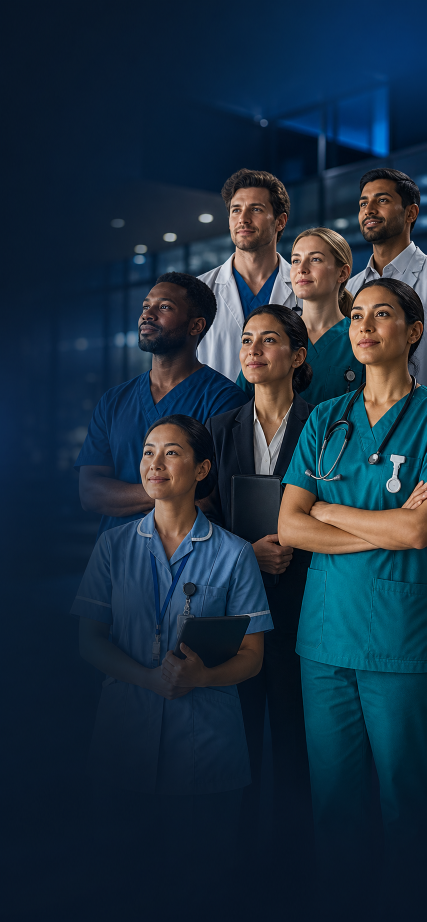
#> input picture AppStoreAssets/source/human-healthcare-background.png, 853 x 1844 px (shown at 1/2 size)
$ python generate_ipad_screenshots.py
#> lines starting #> are read from the running program, lines starting #| are printed output that depends on the picture
from __future__ import annotations

from dataclasses import dataclass
from pathlib import Path
from typing import Iterable

from PIL import Image, ImageDraw, ImageFilter, ImageFont


ROOT = Path(__file__).resolve().parents[1]
IPAD_OUT_DIR = ROOT / "screenshots" / "ipad-13"
IPHONE_OUT_DIR = ROOT / "screenshots" / "iphone-6.5"
SOURCE_BACKGROUND = ROOT / "source" / "human-healthcare-background.png"
FONT_REGULAR = Path("C:/Windows/Fonts/segoeui.ttf")
FONT_BOLD = Path("C:/Windows/Fonts/segoeuib.ttf")
FONT_SEMIBOLD = Path("C:/Windows/Fonts/seguisb.ttf")
SIZE = (2048, 2732)


@dataclass(frozen=True)
class ScreenshotSpec:
    filename: str
    eyebrow: str
    title: str
    subtitle: str
    section: str
    cards: tuple[tuple[str, str, str], ...]
    focus: str
    cta: str
    score: int | None = None


SPECS = [
    ScreenshotSpec(
        "01-dashboard.png",
        "NHS CareerCoach AI",
        "Premium career coaching for NHS applicants.",
        "Track readiness, applications, statements and interview confidence in one polished workspace.",
        "Executive Dashboard",
        (
            ("4", "Active applications", "Two interviews due this month"),
            ("91%", "NHS values mastery", "Compassion, respect, teamwork"),
            ("7", "Supporting statements", "Three ready for export"),
            ("18", "Mock interviews", "Safeguarding and pressure practice"),
        ),
        "AI coaching insight: sharpen STAR results and values reflection before the next interview.",
        "Open Dashboard",
        84,
    ),
    ScreenshotSpec(
        "02-supporting-statement.png",
        "Tailored Applications",
        "Supporting statements with professional polish.",
        "Convert experience notes into NHS-style paragraphs aligned to the person specification.",
        "Statement Builder",
        (
            ("Criteria", "Essential experience mapped", "Communication, accuracy, patient-facing service"),
            ("Tone", "Professional and confident", "Supportive | Direct | Strict | Confidence-building"),
            ("Values", "NHS examples included", "Compassion, respect, improving lives"),
            ("Export", "Premium PDF pack", "Statement, STAR sheet and interview prep"),
        ),
        "Generated draft: clear evidence, measurable impact and authentic healthcare motivation.",
        "Export Premium PDF",
        None,
    ),
    ScreenshotSpec(
        "03-voice-coach.png",
        "Voice Coaching",
        "Speak it. Shape it. Submit with confidence.",
        "Dictate STAR examples and interview answers, then convert them into polished evidence.",
        "Voice Transcript",
        (
            ("Live", "Speech-to-text transcription", "Pause, resume and refine your experience"),
            ("AI", "Polished supporting statement", "Cleaner structure and stronger verbs"),
            ("Score", "Confidence feedback", "Clarity, pacing and structure notes"),
            ("Save", "Reusable evidence bank", "Keep examples for future applications"),
        ),
        "When a patient became anxious, I listened carefully, explained the next steps...",
        "Polish Transcript",
        78,
    ),
    ScreenshotSpec(
        "04-mock-interview.png",
        "Interview Practice",
        "NHS interviews that feel calm and prepared.",
        "Practise values, safeguarding, teamwork, conflict and band-specific questions.",
        "Mock Interview",
        (
            ("Question", "NHS Values", "Tell us about a time you demonstrated compassion under pressure."),
            ("Answer", "STAR response draft", "Situation, task, action, result and reflection"),
            ("Feedback", "Structure and confidence", "Sharper result, fewer filler words, stronger learning"),
            ("Mode", "Rapid-fire practice", "Short focused prompts for momentum"),
        ),
        "Feedback: add a measurable result and connect the reflection to patient care quality.",
        "Start Voice Interview",
        82,
    ),
    ScreenshotSpec(
        "05-nhs-values.png",
        "Values Mastery",
        "Understand NHS values. Answer with credibility.",
        "Build examples around compassion, respect, teamwork, improving lives and quality.",
        "NHS Values Coach",
        (
            ("Compassion", "Patient-aware examples", "Listening, dignity and empathy"),
            ("Respect", "Inclusive communication", "Calm, clear and professional"),
            ("Teamwork", "Escalation and collaboration", "Support colleagues and services"),
            ("Quality", "Reflective practice", "Learning and continuous improvement"),
        ),
        "Coach prompt: turn your real example into a values-led answer with concise reflection.",
        "Practise Values",
        91,
    ),
    ScreenshotSpec(
        "06-star-builder.png",
        "STAR Evidence",
        "Better STAR answers, not memorised scripts.",
        "Structure your situation, task, action and result into concise NHS interview evidence.",
        "STAR Builder",
        (
            ("Situation", "Busy clinic with competing priorities", "Context without over-explaining"),
            ("Task", "Maintain safe flow and communication", "Clear responsibility"),
            ("Action", "Listened, prioritised, documented and escalated", "Professional judgement"),
            ("Result", "Reduced confusion and improved visibility", "Impact and learning"),
        ),
        "AI improves clarity, professionalism, NHS alignment and confidence tone.",
        "Improve STAR Answer",
        None,
    ),
    ScreenshotSpec(
        "07-application-tracker.png",
        "Application Pipeline",
        "Stay organised from draft to interview.",
        "Track NHS applications, statuses, interview dates, reminders and follow-up notes.",
        "Application Tracker",
        (
            ("Drafting", "Healthcare Assistant", "King College Hospital | Band 3"),
            ("Submitted", "Patient Pathway Admin", "UCLH | Band 4"),
            ("Interview", "Junior Analyst", "NHS England | Band 5"),
            ("Reminder", "Follow-up due", "Prepare STAR examples and documents"),
        ),
        "Pipeline insight: two applications need stronger values evidence before submission.",
        "Review Tracker",
        None,
    ),
    ScreenshotSpec(
        "08-readiness-analytics.png",
        "Readiness Analytics",
        "See progress like a premium coaching dashboard.",
        "Understand confidence trends, mock interview performance and weaker competency areas.",
        "Confidence Dashboard",
        (
            ("88", "Interview readiness", "Up 12 points after three mock sessions"),
            ("Strong", "Communication", "Clear examples and calm tone"),
            ("Focus", "Safeguarding", "Use policy-aware escalation language"),
            ("Trend", "Confidence improving", "Voice practice builds fluency"),
        ),
        "Next focus: safeguarding, concise STAR results and reflective practice prompts.",
        "Open Analytics",
        88,
    ),
    ScreenshotSpec(
        "09-career-roadmap.png",
        "Career Progression",
        "Plan your next NHS band with clarity.",
        "Explore role suggestions, band progression roadmaps and CPD prompts.",
        "Career Roadmap",
        (
            ("Band 2-3", "Reliability and safe communication", "Build evidence from day-to-day service"),
            ("Band 4-5", "Autonomy and quality improvement", "Show ownership and prioritisation"),
            ("Band 6-7", "Leadership and service change", "Demonstrate influence and judgement"),
            ("CPD", "Skill gap prompts", "Training ideas and reflective learning"),
        ),
        "Career insight: strengthen leadership examples before targeting the next band.",
        "View Roadmap",
        None,
    ),
    ScreenshotSpec(
        "10-premium-paywall.png",
        "Included Access",
        "Career coaching tools, no purchase required.",
        "This submitted build includes the visible coaching workflows for review and user evaluation.",
        "Included Tools",
        (
            ("Access", "Included", "No digital purchase is sold in this build"),
            ("Local AI", "On-device workflow", "Drafts and answers stay local by default"),
            ("Voice", "Apple permission", "Speech-to-text only when the user chooses"),
            ("Privacy", "Clear disclosure", "No developer AI server or third-party AI provider"),
        ),
        "Independent coaching platform. Not affiliated with the NHS.",
        "View Included Tools",
        None,
    ),
]


def font(size: int, bold: bool = False, semibold: bool = False) -> ImageFont.FreeTypeFont:
    if bold:
        source = FONT_BOLD
    elif semibold and FONT_SEMIBOLD.exists():
        source = FONT_SEMIBOLD
    else:
        source = FONT_REGULAR
    return ImageFont.truetype(str(source), size)


def cover_crop(image: Image.Image, size: tuple[int, int], focus_x: float = 0.64, focus_y: float = 0.32) -> Image.Image:
    width, height = size
    source = image.convert("RGBA")
    scale = max(width / source.width, height / source.height)
    resized = source.resize((round(source.width * scale), round(source.height * scale)), Image.Resampling.LANCZOS)
    left = int((resized.width - width) * focus_x)
    top = int((resized.height - height) * focus_y)
    left = min(max(0, left), max(0, resized.width - width))
    top = min(max(0, top), max(0, resized.height - height))
    return resized.crop((left, top, left + width, top + height))


def rounded(draw: ImageDraw.ImageDraw, xy, radius: int, fill, outline=None, width: int = 1) -> None:
    draw.rounded_rectangle(xy, radius=radius, fill=fill, outline=outline, width=width)


def draw_background(canvas: Image.Image) -> None:
    width, height = canvas.size
    draw = ImageDraw.Draw(canvas, "RGBA")
    for y in range(height):
        t = y / height
        color = (
            round(4 + 14 * t),
            round(14 + 26 * t),
            round(31 + 38 * t),
            255,
        )
        draw.line((0, y, width, y), fill=color)

    if SOURCE_BACKGROUND.exists():
        source = Image.open(SOURCE_BACKGROUND)
        photo = cover_crop(source, canvas.size)
        tint = Image.new("RGBA", canvas.size, (0, 22, 48, 44))
        photo.alpha_composite(tint)
        mask = Image.new("L", canvas.size, 0)
        mask_draw = ImageDraw.Draw(mask)
        mask_draw.rectangle((1100, 20, width, 1060), fill=168)
        mask_draw.rectangle((880, 540, width, 1560), fill=98)
        mask = mask.filter(ImageFilter.GaussianBlur(30))
        canvas.alpha_composite(Image.composite(photo, Image.new("RGBA", canvas.size, (0, 0, 0, 0)), mask))

        panel = cover_crop(source, (760, 980), focus_y=0.16)
        panel.alpha_composite(Image.new("RGBA", panel.size, (0, 22, 48, 26)))
        panel_mask = Image.new("L", panel.size, 0)
        panel_draw = ImageDraw.Draw(panel_mask)
        panel_draw.rounded_rectangle((0, 0, panel.width, panel.height), radius=96, fill=192)
        panel_mask = panel_mask.filter(ImageFilter.GaussianBlur(4))
        canvas.alpha_composite(Image.composite(panel, Image.new("RGBA", panel.size, (0, 0, 0, 0)), panel_mask), (1232, 118))

    draw.ellipse((-260, 1820, 760, 2960), fill=(45, 194, 207, 24))
    draw.rounded_rectangle((1060, 130, 2150, 1040), radius=120, fill=None, outline=(92, 205, 245, 34), width=3)


def draw_status_bar(draw: ImageDraw.ImageDraw) -> None:
    draw.rounded_rectangle((918, 34, 1130, 54), radius=10, fill=(2, 8, 16, 238))


def draw_eyebrow(draw: ImageDraw.ImageDraw, text: str, x: int, y: int) -> None:
    rounded(draw, (x, y, x + 420, y + 58), 29, fill=(20, 92, 133, 162))
    draw.text((x + 28, y + 14), text, font=font(25, semibold=True), fill=(84, 220, 205, 235))


def wrap_text(draw: ImageDraw.ImageDraw, text: str, text_font: ImageFont.FreeTypeFont, max_width: int) -> str:
    words = text.split()
    lines: list[str] = []
    current = ""
    for word in words:
        candidate = f"{current} {word}".strip()
        if current and draw.textlength(candidate, font=text_font) > max_width:
            lines.append(current)
            current = word
        else:
            current = candidate
    if current:
        lines.append(current)
    return "\n".join(lines)


def draw_text_block(draw: ImageDraw.ImageDraw, spec: ScreenshotSpec) -> None:
    draw_eyebrow(draw, spec.eyebrow, 104, 120)
    title_font = font(76, True)
    title = wrap_text(draw, spec.title, title_font, 840)
    draw.multiline_text((104, 235), title, font=title_font, fill=(248, 252, 255, 255), spacing=8)
    title_lines = title.count("\n") + 1
    subtitle_y = 235 + title_lines * 90 + 42
    subtitle_font = font(36)
    subtitle = wrap_text(draw, spec.subtitle, subtitle_font, 900)
    draw.multiline_text((104, subtitle_y), subtitle, font=subtitle_font, fill=(188, 210, 222, 238), spacing=8)


def draw_score_ring(draw: ImageDraw.ImageDraw, cx: int, cy: int, score: int) -> None:
    bbox = (cx - 134, cy - 134, cx + 134, cy + 134)
    draw.arc(bbox, start=0, end=360, fill=(61, 98, 133, 190), width=24)
    draw.arc(bbox, start=-90, end=-90 + round(360 * score / 100), fill=(84, 218, 196, 255), width=24)
    draw.arc(bbox, start=-90, end=-25, fill=(31, 169, 239, 255), width=24)
    draw.text((cx - 56, cy - 62), str(score), font=font(72, True), fill=(248, 252, 255, 255))
    draw.text((cx - 58, cy + 20), "Ready", font=font(28), fill=(192, 214, 225, 235))


def draw_waveform(draw: ImageDraw.ImageDraw, x: int, y: int, width: int, height: int) -> None:
    bars = 42
    gap = 10
    bar_width = (width - (bars - 1) * gap) // bars
    for i in range(bars):
        phase = abs(((i * 31) % 100) - 50) / 50
        h = round(height * (0.24 + 0.72 * phase))
        bx = x + i * (bar_width + gap)
        by = y + (height - h) // 2
        color = (36, 174, 239, 245) if i % 3 else (84, 218, 196, 245)
        draw.rounded_rectangle((bx, by, bx + bar_width, by + h), radius=bar_width // 2, fill=color)


# [5 lines left out: function draw_chart, not called in this run]


def draw_card(draw: ImageDraw.ImageDraw, box, title: str, value: str, body: str, accent=(32, 169, 239, 255)) -> None:
    x1, y1, x2, y2 = box
    rounded(draw, box, 34, fill=(15, 50, 84, 198), outline=(89, 130, 171, 128), width=2)
    draw.ellipse((x1 + 34, y1 + 32, x1 + 86, y1 + 84), fill=accent)
    draw.text((x1 + 112, y1 + 30), title, font=font(34, True), fill=(248, 252, 255, 255))
    draw.text((x1 + 112, y1 + 82), value, font=font(29, semibold=True), fill=(204, 223, 233, 238))
    draw.multiline_text((x1 + 112, y1 + 128), body, font=font(24), fill=(168, 191, 204, 232), spacing=5)


def draw_tablet_frame(draw: ImageDraw.ImageDraw) -> None:
    rounded(draw, (92, 690, 1956, 2460), 54, fill=(7, 22, 42, 154), outline=(72, 127, 170, 120), width=3)
    rounded(draw, (126, 728, 1922, 2424), 36, fill=(6, 24, 45, 145), outline=(41, 90, 128, 90), width=2)


def draw_content(draw: ImageDraw.ImageDraw, spec: ScreenshotSpec) -> None:
    draw.text((160, 760), spec.section, font=font(46, True), fill=(248, 252, 255, 255))

    if spec.score is not None:
        draw_score_ring(draw, 1664, 850, spec.score)

    left_x, right_x = 160, 1060
    top_y = 875
    card_w, card_h = 800, 250
    accents = [(31, 169, 239, 255), (84, 218, 196, 255), (232, 172, 44, 255), (82, 190, 113, 255)]
    for index, (title, value, body) in enumerate(spec.cards):
        col = left_x if index % 2 == 0 else right_x
        row = top_y + (index // 2) * 306
        draw_card(draw, (col, row, col + card_w, row + card_h), title, value, body, accents[index % len(accents)])

    insight_y = 1560
    rounded(draw, (160, insight_y, 1888, insight_y + 290), 34, fill=(8, 31, 56, 190), outline=(79, 127, 169, 126), width=2)
    draw.text((212, insight_y + 44), "AI coaching insight", font=font(35, True), fill=(248, 252, 255, 255))
    draw.multiline_text((212, insight_y + 104), spec.focus, font=font(30), fill=(189, 211, 222, 238), spacing=8)

    if "voice" in spec.filename:
        draw_waveform(draw, 262, 1934, 1524, 260)
    elif "analytics" in spec.filename:
        rounded(draw, (260, 1935, 1788, 2205), 30, fill=(12, 42, 72, 200), outline=(80, 128, 169, 118), width=2)
        draw_chart(draw, 330, 1980, 1388, 165)
    else:
        for i, label in enumerate(("Scan JD", "Voice Interview", "STAR Builder", "Values Coach")):
            x = 230 + i * 410
            rounded(draw, (x, 1970, x + 330, 2205), 28, fill=(17, 58, 96, 188), outline=(79, 127, 169, 105), width=2)
            draw.ellipse((x + 38, 2008, x + 92, 2062), fill=(31, 169, 239, 230))
            draw.text((x + 38, 2118), label, font=font(26, semibold=True), fill=(232, 244, 250, 238))

    rounded(draw, (670, 2284, 1378, 2380), 48, fill=(30, 152, 229, 238))
    text_width = draw.textlength(spec.cta, font=font(30, True))
    draw.text((1024 - text_width / 2, 2314), spec.cta, font=font(30, True), fill=(248, 252, 255, 255))


def render(spec: ScreenshotSpec, out_dir: Path = IPAD_OUT_DIR, size: tuple[int, int] = SIZE) -> None:
    canvas = Image.new("RGBA", SIZE, (0, 0, 0, 255))
    draw_background(canvas)
    draw = ImageDraw.Draw(canvas, "RGBA")
    draw_status_bar(draw)
    draw_text_block(draw, spec)
    draw_tablet_frame(draw)
    draw_content(draw, spec)
    if size != SIZE:
        canvas = canvas.resize(size, Image.Resampling.LANCZOS)
    out_dir.mkdir(parents=True, exist_ok=True)
    canvas.convert("RGB").save(out_dir / spec.filename, "PNG", optimize=True)


# [10 lines left out: function update_manifest, not called in this run]


def main(specs: Iterable[ScreenshotSpec] = SPECS) -> None:
    for spec in specs:
        render(spec)
#> in draw_background, source is the input picture: PIL image 853x1844 RGB; mean R, G, B 26, 45.6, 62.5
#> in draw_background, `photo.alpha_composite(tint)`:
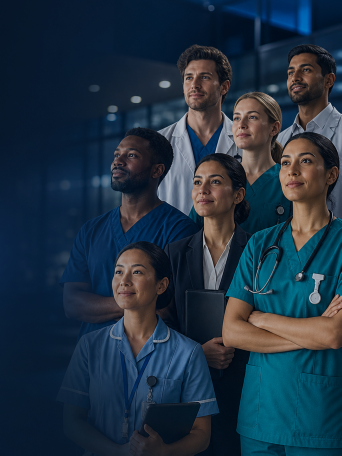
#> photo: PIL image 2048x2732 RGBA (shown at 1/6 size); mean R, G, B, A 31.2, 49.9, 66.2, 255
#> in draw_background, `mask = mask.filter(ImageFilter.GaussianBlur(30))`:
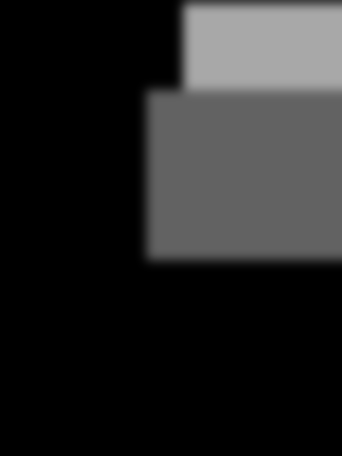
#> mask: PIL image 2048x2732 L (shown at 1/6 size); min 0, max 168, mean 35.6
#> call 2 of cover_crop, with size = (760, 980), focus_x = 0.64, focus_y = 0.16
#> in cover_crop (call 2), `return resized.crop((left, top, left + width, top + height))`:
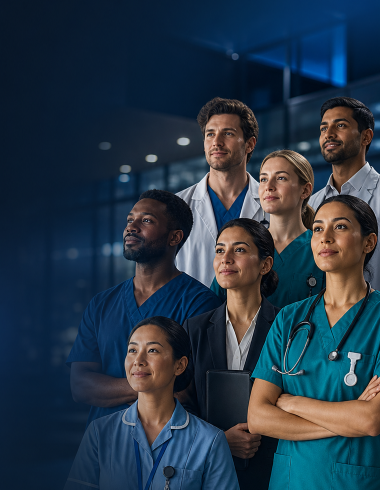
#> returned value: PIL image 760x980 RGBA (shown at 1/2 size); mean R, G, B, A 37.8, 55, 70.7, 255
#> in draw_background, `panel_mask = panel_mask.filter(ImageFilter.GaussianBlur(4))`:
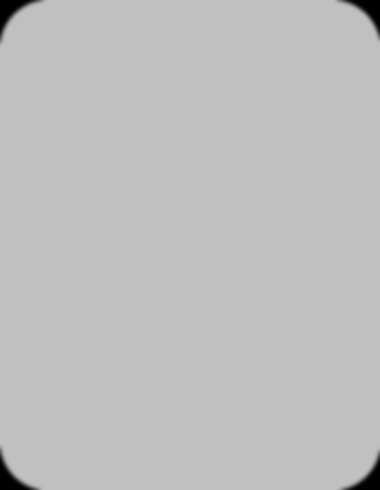
#> panel_mask: PIL image 760x980 L (shown at 1/2 size); min 0, max 192, mean 190
        render(spec, IPHONE_OUT_DIR, (1242, 2688))
#> call 2 of render, with size = (1242, 2688)
#> in render (call 2), `canvas = canvas.resize(size, Image.Resampling.LANCZOS)`:
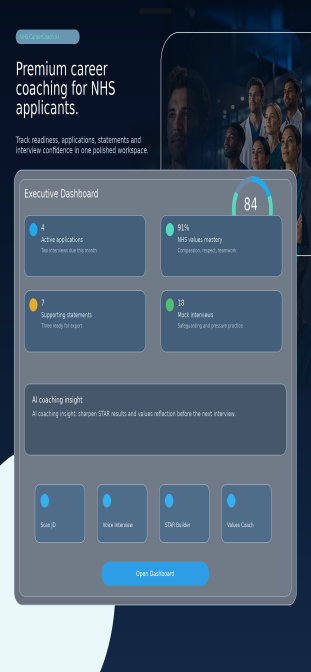
#> canvas: PIL image 1242x2688 RGBA (shown at 1/4 size); mean R, G, B, A 16.2, 44.7, 68.1, 194.7; transparent parts drawn white
#> in render (call 2), `canvas.convert("RGB").save(out_dir / spec.filename, "PNG", optimize=Tr..`:
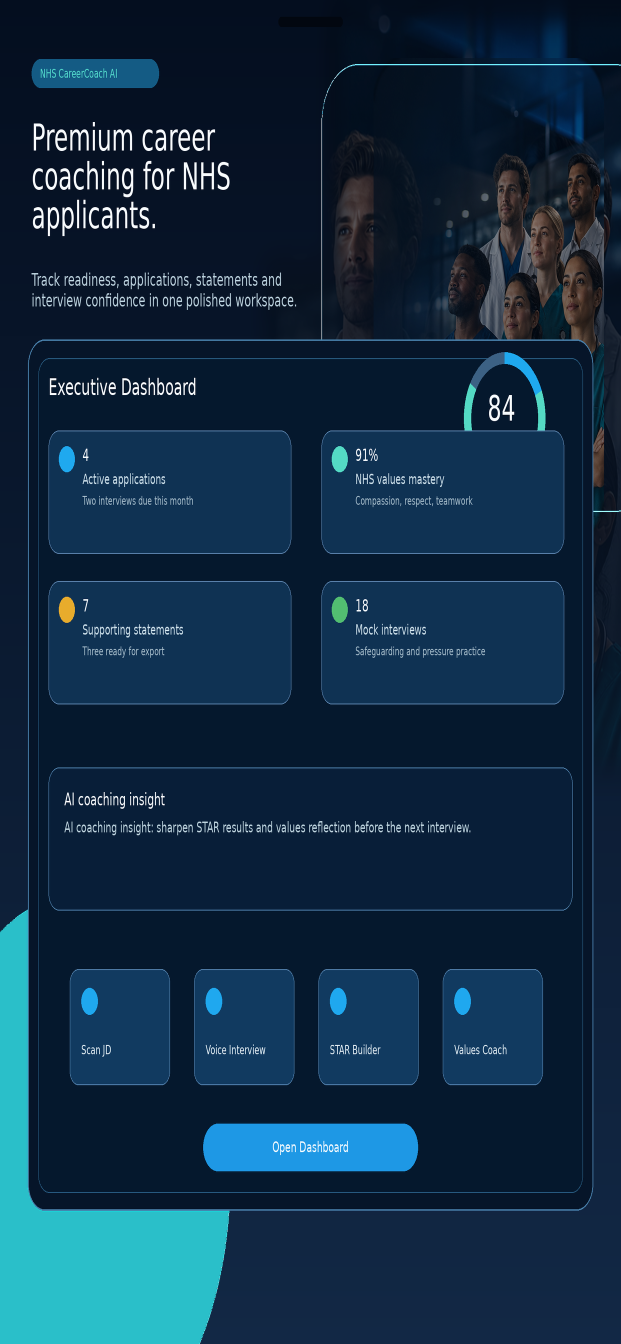
#> saved as 01-dashboard.png: PIL image 1242x2688 RGB (shown at 1/2 size); mean R, G, B 16.2, 44.7, 68.1
    update_manifest()


if __name__ == "__main__":
#> (the run stopped early here; a loop or call above may not have finished)
